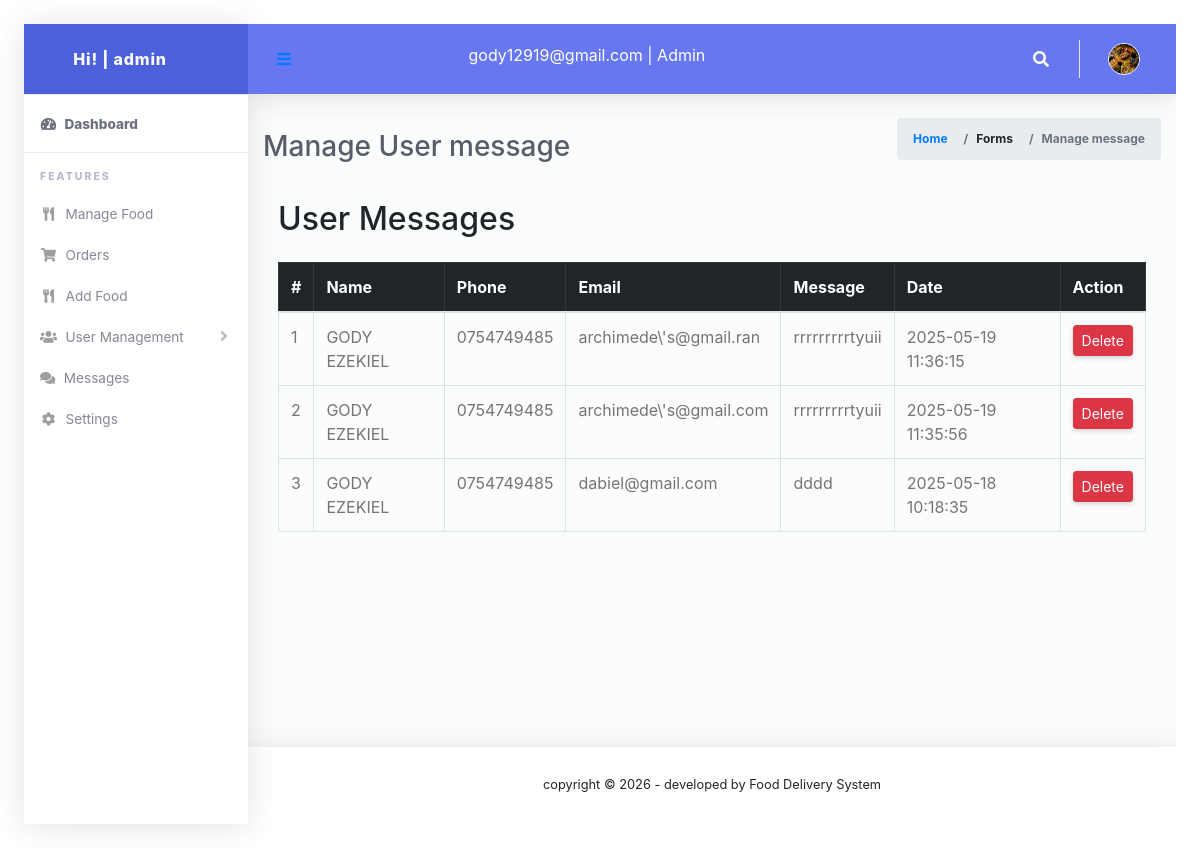
Page /admin/messages.php (signed in) on the committed database.
### tables this page shows
CREATE TABLE `users` (
  `id` int(11) NOT NULL,
  `username` varchar(50) DEFAULT NULL,
  `email` varchar(100) DEFAULT NULL,
  `password` varchar(255) DEFAULT NULL,
  `role` enum('admin','staff','user') DEFAULT NULL,
  `image` varchar(255) DEFAULT NULL,
  `created_at` timestamp NOT NULL DEFAULT current_timestamp()
);

CREATE TABLE `messages` (
  `id` int(11) NOT NULL,
  `name` varchar(100) NOT NULL,
  `phone` varchar(20) DEFAULT NULL,
  `email` varchar(100) NOT NULL,
  `content` text NOT NULL,
  `created_at` timestamp NOT NULL DEFAULT current_timestamp()
);

### admin/messages.php (the view, shortened to what this page needs)
<?php
$adminId = $_SESSION['multi_user_sessions']['admin']['user_id'] ?? null;
include '../includes/db_connection.php';
$admin = null;
$admin_query = $conn->prepare("SELECT username, email, role, image FROM users WHERE id = ?");
$admin_query->bind_param("i", $adminId);
$admin_query->execute();
$admin_result = $admin_query->get_result();
if ($admin_result && $admin_result->num_rows > 0) {
    $admin = $admin_result->fetch_assoc();
}
$result = mysqli_query($conn, "SELECT * FROM messages ORDER BY created_at DESC");
?>
<!DOCTYPE html>
<html lang="en">
<head>
    <link href="vendor/fontawesome-free/css/all.min.css" rel="stylesheet" type="text/css">
    <link href="vendor/bootstrap/css/bootstrap.min.css" rel="stylesheet" type="text/css">
    <link href="css/ruang-admin.min.css" rel="stylesheet">
    <link href="css/bootstrap.css" rel="stylesheet">
</head>
<body id="page-top">
    <div id="wrapper">
        <?php include('includes/sidebar.php'); ?>
        <div id="content-wrapper" class="d-flex flex-column">
            <div id="content">
                <?php include('includes/header.php'); ?>
                <div class="container-fluid" id="container-wrapper">
                    <div class="d-sm-flex align-items-center justify-content-between mb-4">
                        <h1 class="h3 mb-0 text-gray-800">Manage User message</h1>
                        <ol class="breadcrumb">
                            <li class="breadcrumb-item"><a href="dashboard.php">Home</a></li>
                            <li class="breadcrumb-item">Forms</li>
                            <li class="breadcrumb-item active" aria-current="page">Manage message</li>
                        </ol>
                    </div>
                    <body class="p-4">
                        <div class="container">
                            <h2 class="mb-4">User Messages</h2>
                            <?php if (mysqli_num_rows($result) > 0): ?>
                                <table class="table table-bordered table-hover align-middle">
                                    <thead class="table-dark">
                                        <tr>
                                            <th>#</th>
                                            <th>Name</th>
                                            <th>Phone</th>
                                            <th>Email</th>
                                            <th>Message</th>
                                            <th>Date</th>
                                            <th>Action</th>
                                        </tr>
                                    </thead>
                                    <tbody>
                                        <?php $i = 1;
                                        while ($row = mysqli_fetch_assoc($result)): ?>
                                            <tr>
                                                <td><?= $i++ ?></td>
                                                <td><?= htmlspecialchars($row['name']) ?></td>
                                                <td><?= htmlspecialchars($row['phone']) ?></td>
                                                <td><?= htmlspecialchars($row['email']) ?></td>
                                                <td><?= nl2br(htmlspecialchars($row['content'])) ?></td>
                                                <td><?= $row['created_at'] ?></td>
                                                <td>
                                                    <a href="delete_message.php?id=<?= $row['id'] ?>"
                                                        class="btn btn-sm btn-danger"
                                                        onclick="return confirm('Are you sure you want to delete this message?');">
                                                        Delete
                                                    </a>
                                                </td>
                                            </tr>
                                        <?php endwhile; ?>
                                    </tbody>
                                </table>
                            <?php else: ?>
                                <div class="alert alert-info">No messages found.</div>
                            <?php endif; ?>
                        </div>
                </div>
            </div>
            <?php include('includes/footer.php'); ?>
        </div>
    </div>
</body>

### admin/includes/sidebar.php (shortened to what this page needs)
<ul class="navbar-nav sidebar sidebar-light accordion" id="accordionSidebar">
  <a class="sidebar-brand d-flex align-items-center justify-content-center" href="dashboard.php">
    <div class="sidebar-brand-icon">
    Hi! | <?= htmlspecialchars($admin['username']) ?>
    </div>
  </a>
  <hr class="sidebar-divider my-0">
  <li class="nav-item active">
    <a class="nav-link" href="dashboard.php">
      <i class="fas fa-fw fa-tachometer-alt"></i>
      <span>Dashboard</span></a>
    </li>
    <hr class="sidebar-divider">
    <div class="sidebar-heading">
      Features
    </div>
   <li class="nav-item">
    <a class="nav-link" href="manage_food.php">
      <i class="fas fa-fw fa-utensils"></i>
      <span>Manage Food</span>
    </a>
  </li>
    <li class="nav-item">
    <a class="nav-link" href="order.php">
      <i class="fas fa-fw fa-shopping-cart"></i>
      <span>Orders</span>
    </a>
  </li>
  <li class="nav-item">
    <a class="nav-link" href="add_food.php">
      <i class="fas fa-fw fa-utensils"></i>
      <span>Add Food</span>
    </a>
  </li>
   <li class="nav-item">
    <a class="nav-link collapsed" href="#" data-toggle="collapse" data-target="#users" aria-expanded="true" aria-controls="collapseTable">
      <i class="fas fa-fw fa-users"></i>
      <span>User Management</span>
    </a>
  </li>
  <li class="nav-item">
    <a class="nav-link" href="messages.php">
      <i class="fas fa-comments"></i>
      <span>Messages</span>
    </a>
  </li>
   <li class="nav-item">
    <a class="nav-link" href="system_setting.php">
      <i class="fas fa-fw fa-cog"></i>
      <span>Settings</span>
    </a>
  </li>
</ul>

### admin/includes/header.php (shortened to what this page needs)
<nav class="navbar navbar-expand navbar-light bg-navbar topbar mb-4 static-top">
  <button id="sidebarToggleTop" class="btn btn-link rounded-circle mr-3">
    <i class="fa fa-bars"></i>
  </button>&nbsp;&nbsp;&nbsp;&nbsp;&nbsp;&nbsp;&nbsp;&nbsp;&nbsp;
  <p class="text-white display-7 mb-2"><?= htmlspecialchars($admin['email']) ?> | <?= ucfirst($admin['role']) ?> </p>
  <ul class="navbar-nav ml-auto">
    <li class="nav-item dropdown no-arrow">
      <a class="nav-link dropdown-toggle" href="#" id="searchDropdown" role="button" data-toggle="dropdown"
        aria-haspopup="true" aria-expanded="false">
        <i class="fas fa-search fa-fw"></i>
      </a>
    </li>
    <li class="nav-item dropdown no-arrow">
<a class="nav-link dropdown-toggle" href="#" id="userDropdown" role="button" data-toggle="dropdown"
        aria-haspopup="true" aria-expanded="false">
        <?php if (!empty($admin['image']) && file_exists("../" . $admin['image'])): ?>
                <img class="img-profile rounded-circle" src="../<?= htmlspecialchars($admin['image']) ?>" class="profile-preview" alt="Current Image"
                    width="60px"><br>
            <?php else: ?>
                <img class="img-profile rounded-circle" src="../uploads/food-bg.jpg" style="max-width: 60px">
            <?php endif; ?>
      </a>
    </li>
  </ul>
</nav>

### rows in the picture
users: username "admin", email "gody12919@gmail.com", role "Admin"
messages: name "GODY EZEKIEL", phone "0754749485", email "archimede\\'s@gmail.ran", content "rrrrrrrrrtyuii", created_at "2025-05-19 11:36:15"
messages: name "GODY EZEKIEL", phone "0754749485", email "archimede\\'s@gmail.com", content "rrrrrrrrrtyuii", created_at "2025-05-19 11:35:56"
messages: name "GODY EZEKIEL", phone "0754749485", email "dabiel@gmail.com", content "dddd", created_at "2025-05-18 10:18:35"
